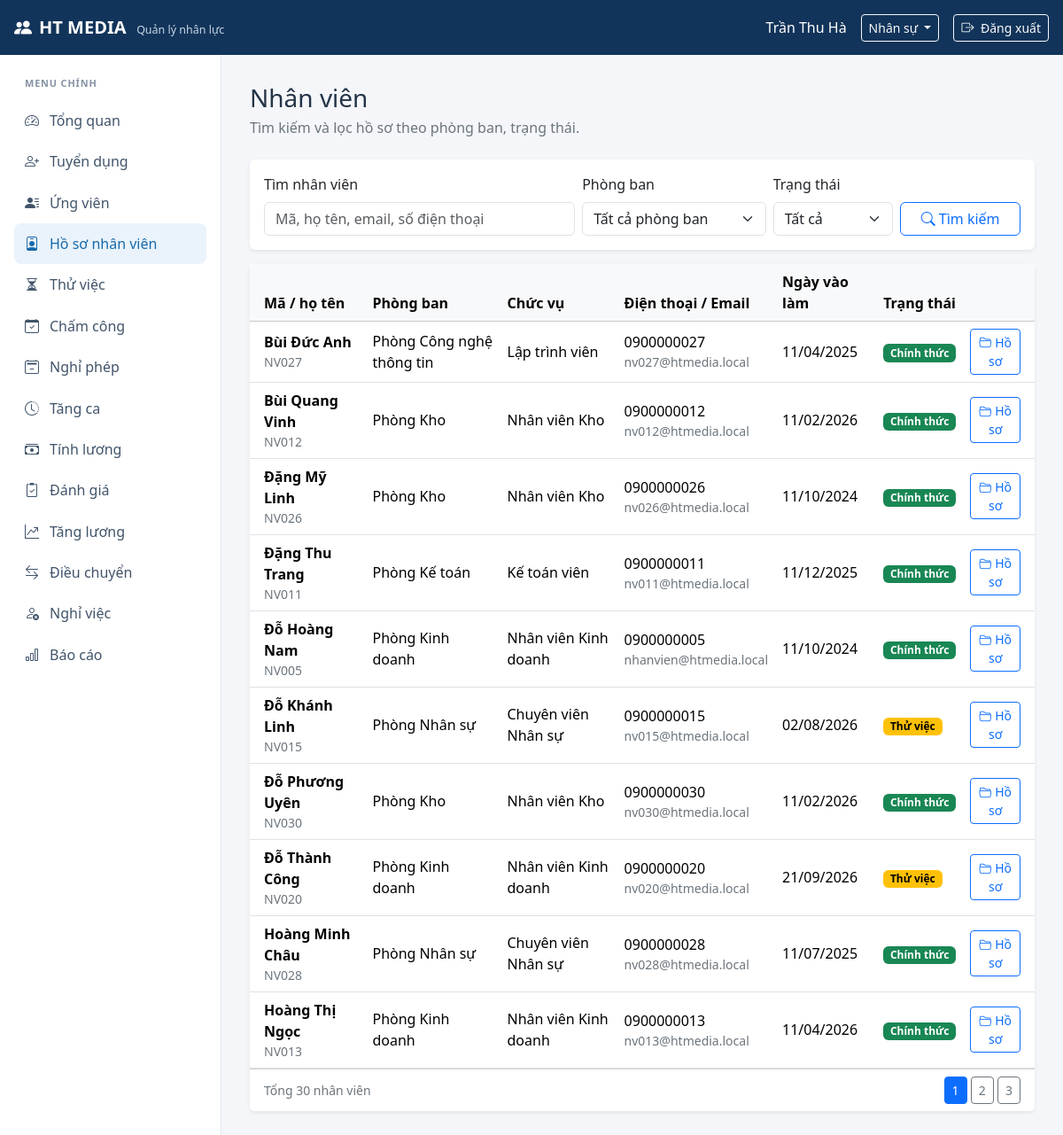
The app's page /index.php?route=employees (signed in) with its own data.
### tables this page shows
CREATE TABLE IF NOT EXISTS NHANVIEN (
    MaNV VARCHAR(10) PRIMARY KEY,
    HoTen VARCHAR(150) NOT NULL,
    NgaySinh DATE NULL,
    GioiTinh VARCHAR(20) NULL,
    SoDienThoai VARCHAR(20) NULL,
    Email VARCHAR(150) NULL,
    DiaChi VARCHAR(255) NULL,
    NgayVaoLam DATE NOT NULL,
    TrangThai VARCHAR(30) NOT NULL DEFAULT 'Chính thức',
    MaPB VARCHAR(10) NOT NULL,
    MaCV VARCHAR(10) NOT NULL,
    INDEX idx_nhanvien_hoten (HoTen),
    INDEX idx_nhanvien_trangthai (TrangThai),
    CONSTRAINT chk_nhanvien_gioitinh CHECK (GioiTinh IS NULL OR GioiTinh IN ('Nam', 'Nữ', 'Khác')),
    CONSTRAINT fk_nhanvien_phongban FOREIGN KEY (MaPB) REFERENCES PHONGBAN (MaPB),
    CONSTRAINT fk_nhanvien_chucvu FOREIGN KEY (MaCV) REFERENCES CHUCVU (MaCV)
);

CREATE TABLE IF NOT EXISTS PHONGBAN (
    MaPB VARCHAR(10) PRIMARY KEY,
    TenPB VARCHAR(100) NOT NULL,
    MaTruongBP VARCHAR(10) NULL
);

CREATE TABLE IF NOT EXISTS CHUCVU (
    MaCV VARCHAR(10) PRIMARY KEY,
    TenCV VARCHAR(100) NOT NULL
);

### app/core/bootstrap.php (called while the page is built, shortened)
<?php
function e(mixed $value): string
{
    return htmlspecialchars((string) $value, ENT_QUOTES | ENT_SUBSTITUTE, 'UTF-8');
}
function url(string $route): string
{
    return APP_BASE_URL . '/index.php?route=' . rawurlencode($route);
}
function render(string $view, array $data = []): void
{
    require APP_ROOT . '/app/views/layout.php';
}

### app/core/Controller.php (called while the page is built, shortened)
<?php
abstract class Controller
{
    protected function render(string $view, array $data = []): void
    {
        render($view, $data);
    }
}

### app/controllers/EmployeeController.php (called while the page is built, shortened)
<?php
final class EmployeeController extends Controller
{
    public function index(): void
    {
        $model = new Employee(Database::connection());
        $term = trim((string) ($_GET['q'] ?? ''));
        $department = trim((string) ($_GET['department'] ?? ''));
        $status = trim((string) ($_GET['status'] ?? ''));
        if (!in_array($status, ['Thử việc', 'Chính thức', 'Nghỉ việc'], true)) {
            $status = '';
        }
        $page = max(1, filter_var($_GET['page'] ?? 1, FILTER_VALIDATE_INT) ?: 1);
        $personalId = Scope::nhanVien('nv')[0] === 'nv.MaNV = :scope_ma_nv'
            ? (string) Auth::user()['ma_nv'] : null;
        $result = $model->search($term, $department, $status, $page, 10, $personalId);
        $this->render('employees/index', [
            'title' => 'Nhân viên',
            'rows' => $result['rows'],
            'total' => $result['total'],
            'page' => $page,
            'pageCount' => max(1, (int) ceil($result['total'] / 10)),
            'term' => $term,
            'department' => $department,
            'status' => $status,
            'departments' => $model->departments(),
            'personal' => $personalId !== null,
        ]);
    }
}

### app/core/Router.php (called while the page is built, shortened)
<?php
final class Router
{
    private array $routes = [];
    public function get(string $route, callable $handler): void
    {
        $this->routes['GET'][$route] = $handler;
    }
    public function post(string $route, callable $handler): void
    {
        $this->routes['POST'][$route] = $handler;
    }
    public function dispatch(string $route, string $method): void
    {
        $handler = $this->routes[$method][$route] ?? null;
        $handler();
    }
}

### public/index.php (called while the page is built, shortened)
<?php
require APP_ROOT . '/app/core/Database.php';
require APP_ROOT . '/app/core/Auth.php';
require APP_ROOT . '/app/core/Scope.php';
require APP_ROOT . '/app/core/Controller.php';
require APP_ROOT . '/app/core/Router.php';
require APP_ROOT . '/app/models/Employee.php';
require APP_ROOT . '/app/controllers/EmployeeController.php';
require APP_ROOT . '/app/core/bootstrap.php';
$router = new Router();
$authController = new AuthController();
$router->get('login', [$authController, 'login']);
$router->post('login', [$authController, 'authenticate']);
$router->get('forgot-password', [$authController, 'forgotPassword']);
$router->post('forgot-password', [$authController, 'sendResetLink']);
$router->get('reset-password', [$authController, 'resetPassword']);
$router->post('reset-password', [$authController, 'updatePassword']);
$router->post('logout', [$authController, 'logout']);
$router->get('dashboard', [new DashboardController(), 'index']);
$recruitmentController = new RecruitmentController();
$router->get('recruitment', [$recruitmentController, 'index']);
$router->post('recruitment-create', [$recruitmentController, 'create']);
$router->post('recruitment-approve', [$recruitmentController, 'approve']);
$router->post('recruitment-reject', [$recruitmentController, 'reject']);
$router->post('recruitment-publish', [$recruitmentController, 'publish']);
$applicantController = new ApplicantController();
$router->get('applicants', [$applicantController, 'index']);
$router->post('applicant-create', [$applicantController, 'create']);
$router->post('applicant-stage', [$applicantController, 'updateStage']);
$router->get('candidate-onboard', [$applicantController, 'onboardForm']);
$router->post('applicant-onboard', [$applicantController, 'onboard']);
$router->get('candidate-document', [$applicantController, 'downloadCv']);
$employeeController = new EmployeeController();
$router->get('employees', [$employeeController, 'index']);
$router->get('employee-profile', [$employeeController, 'profile']);
$router->post('employee-profile-update', [$employeeController, 'updateProfile']);
$router->post('employee-contract-create', [$employeeController, 'createContract']);
$router->post('employee-document-upload', [$employeeController, 'uploadDocument']);
$router->get('employee-document', [$employeeController, 'downloadDocument']);
$workforceController = new WorkforceController();
$router->get('probation', [$workforceController, 'probation']);
$router->post('probation-evaluate', [$workforceController, 'evaluateProbation']);
$router->get('attendance', [$workforceController, 'attendance']);
$router->post('attendance-check-in', [$workforceController, 'checkIn']);
$router->post('attendance-check-out', [$workforceController, 'checkOut']);
$router->post('attendance-confirm', [$workforceController, 'confirmAttendance']);
$router->post('attendance-correction', [$workforceController, 'requestAttendanceCorrection']);
$router->post('attendance-correction-decide', [$workforceController, 'decideAttendanceCorrection']);
$router->get('leave', [$workforceController, 'leave']);
$router->post('leave-request', [$workforceController, 'requestLeave']);
$router->post('leave-decide', [$workforceController, 'decideLeave']);
$router->get('overtime', [$workforceController, 'overtime']);
$router->post('overtime-request', [$workforceController, 'requestOvertime']);
$router->post('overtime-decide', [$workforceController, 'decideOvertime']);
$payrollController = new PayrollController();
$router->get('payroll', [$payrollController, 'index']);
$router->post('payroll-calculate', [$payrollController, 'calculate']);
$router->post('payroll-approve', [$payrollController, 'approve']);
$router->get('payroll-export', [$payrollController, 'exportCsv']);
$router->get('payslip', [$payrollController, 'payslip']);
$personnelController = new PersonnelController();
$router->get('reviews', [$personnelController, 'reviews']);
$router->post('review-create', [$personnelController, 'createReview']);
$router->get('salary_changes', [$personnelController, 'salaryChanges']);
$router->post('salary-propose', [$personnelController, 'proposeSalary']);
$router->post('salary-approve', [$personnelController, 'approveSalary']);
$router->get('transfers', [$personnelController, 'transfers']);
$router->post('transfer-create', [$personnelController, 'createTransfer']);
$router->post('transfer-decide', [$personnelController, 'decideTransfer']);
$router->get('resignations', [$personnelController, 'resignations']);
$router->post('resignation-request', [$personnelController, 'requestResignation']);
$router->post('resignation-step', [$personnelController, 'advanceResignation']);
$reportsController = new ReportsController();
$router->get('reports', [$reportsController, 'index']);
$router->get('reports-export', [$reportsController, 'exportCsv']);
$accountController = new AccountController();
$router->get('accounts', [$accountController, 'index']);
$router->post('account-create', [$accountController, 'create']);
$router->post('account-update', [$accountController, 'update']);
$route = (string) ($_GET['route'] ?? $_GET['r'] ?? (isset($_SESSION['user']) ? 'dashboard' : 'login'));
$requestMethod = (string) $_SERVER['REQUEST_METHOD'];
try {
    $router->dispatch($route, $requestMethod);
} catch (PDOException $exception) {
    error_log('HRM database error: ' . $exception->getMessage());
    http_response_code(503);
    render('errors/503', ['title' => 'Không thể kết nối cơ sở dữ liệu']);
}

### app/models/Employee.php (called while the page is built, shortened)
<?php
final class Employee
{
    private PDO $db;
    public function __construct(PDO $db)
    {
        $this->db = $db;
    }
    public function search(
        string $term,
        string $department,
        string $status,
        int $page,
        int $pageSize = 10,
        ?string $employeeId = null
    ): array
    {
        $where = [];
        $params = [];
        [$scopeSql, $scopeParams] = Scope::nhanVien('nv');
        $where[] = '(' . $scopeSql . ')';
        $params += $scopeParams;
        $whereSql = $where === [] ? '' : ' WHERE ' . implode(' AND ', $where);
        $count = $this->db->prepare('SELECT COUNT(*) FROM NHANVIEN nv' . $whereSql);
        $count->execute($params);
        $total = (int) $count->fetchColumn();
        $query = $this->db->prepare(
            'SELECT nv.MaNV, nv.HoTen, nv.SoDienThoai, nv.Email, nv.NgayVaoLam, nv.TrangThai,
                    pb.TenPB, cv.TenCV
             FROM NHANVIEN nv
             INNER JOIN PHONGBAN pb ON pb.MaPB = nv.MaPB
             INNER JOIN CHUCVU cv ON cv.MaCV = nv.MaCV'
            . $whereSql . ' ORDER BY nv.HoTen LIMIT :limit OFFSET :offset'
        );
        $query->bindValue(':limit', $pageSize, PDO::PARAM_INT);
        $query->bindValue(':offset', ($page - 1) * $pageSize, PDO::PARAM_INT);
        $query->execute();
        return ['rows' => $query->fetchAll(), 'total' => $total];
    }
}

### app/core/Auth.php (called while the page is built, shortened)
<?php
final class Auth
{
    public static function user(): ?array
    {
        $user = $_SESSION['user'] ?? null;
        return is_array($user) ? $user : null;
    }
    public static function roles(): array
    {
        $roles = self::user()['vai_tro'] ?? [];
        return is_array($roles) ? array_values(array_unique(array_filter($roles, 'is_string'))) : [];
    }
}

### app/core/Scope.php (called while the page is built, shortened)
<?php
final class Scope
{
    public static function nhanVien(string $alias): array
    {
        $roles = Auth::roles();
        if (array_intersect($roles, ['giamdoc', 'nhansu', 'ketoan']) !== []) {
            return ['1 = 1', []];
        }
        return ['1 = 0', []];
    }
}

### config/database.php (called while the page is built, shortened)
<?php
return [
    'host' => getenv('HRM_DB_HOST') ?: 'localhost',
    'name' => getenv('HRM_DB_NAME') ?: 'hrm_htmedia',
    'user' => getenv('HRM_DB_USER') ?: 'root',
    'password' => getenv('HRM_DB_PASSWORD') ?: '',
    'charset' => 'utf8mb4',
];

### app/core/Database.php (called while the page is built, shortened)
<?php
final class Database
{
    private static ?PDO $connection = null;
    public static function connection(): PDO
    {
        if (self::$connection === null) {
            $config = require dirname(__DIR__, 2) . '/config/database.php';
            $dsn = sprintf(
                'mysql:host=%s;dbname=%s;charset=%s',
                $config['host'],
                $config['name'],
                $config['charset']
            );
            self::$connection = new PDO($dsn, $config['user'], $config['password'], [
                PDO::ATTR_ERRMODE => PDO::ERRMODE_EXCEPTION,
                PDO::ATTR_DEFAULT_FETCH_MODE => PDO::FETCH_ASSOC,
                PDO::ATTR_EMULATE_PREPARES => false,
            ]);
        }
        return self::$connection;
    }
}

### app/views/employees/index.php (the view, shortened to what this page needs)
<div class="d-flex flex-wrap justify-content-between align-items-center gap-2 mb-4">
    <div>
        <h1 class="h3 mb-1"><?= $personal ? 'Hồ sơ của tôi' : 'Nhân viên' ?></h1>
        <p class="text-secondary mb-0">Tìm kiếm và lọc hồ sơ theo phòng ban, trạng thái.</p>
    </div>
</div>
<section class="card border-0 shadow-sm mb-3">
    <div class="card-body">
        <form class="row g-2 align-items-end" method="get" action="<?= e(APP_BASE_URL) ?>/index.php">
            <div class="col-lg-5">
                <label class="form-label" for="employee-search">Tìm nhân viên</label>
                <input class="form-control" id="employee-search" name="q" value="<?= e($term) ?>" placeholder="Mã, họ tên, email, số điện thoại">
            </div>
            <div class="col-lg-3">
                <label class="form-label" for="employee-department">Phòng ban</label>
                <select class="form-select" id="employee-department" name="department">
                    <option value="">Tất cả phòng ban</option>
                </select>
            </div>
            <div class="col-lg-2">
                <label class="form-label" for="employee-status">Trạng thái</label>
                <select class="form-select" id="employee-status" name="status">
                    <option value="">Tất cả</option>
                </select>
            </div>
            <div class="col-lg-2"><button class="btn btn-outline-primary w-100" type="submit"><i class="bi bi-search me-1"></i>Tìm kiếm</button></div>
        </form>
    </div>
</section>
<section class="card border-0 shadow-sm">
    <div class="table-responsive">
        <table class="table table-hover align-middle mb-0">
            <thead class="table-light"><tr><th class="ps-3">Mã / họ tên</th><th>Phòng ban</th><th>Chức vụ</th><th>Điện thoại / Email</th><th>Ngày vào làm</th><th>Trạng thái</th><th></th></tr></thead>
            <tbody>
            <?php foreach ($rows as $row): ?>
                <?php $badge = $row['TrangThai'] === 'Chính thức' ? 'success' : ($row['TrangThai'] === 'Thử việc' ? 'warning' : 'secondary'); ?>
                <tr>
                    <td class="ps-3"><div class="fw-semibold"><?= e($row['HoTen']) ?></div><div class="small text-secondary"><?= e($row['MaNV']) ?></div></td>
                    <td><?= e($row['TenPB']) ?></td>
                    <td><?= e($row['TenCV']) ?></td>
                    <td><div><?= e($row['SoDienThoai']) ?></div><div class="small text-secondary"><?= e($row['Email']) ?></div></td>
                    <td><?= e(date('d/m/Y', strtotime((string) $row['NgayVaoLam']))) ?></td>
                    <td><span class="badge text-bg-<?= e($badge) ?>"><?= e($row['TrangThai']) ?></span></td>
                    <td class="text-end pe-3"><a class="btn btn-sm btn-outline-primary" href="<?= e(url('employee-profile')) ?>&id=<?= e($row['MaNV']) ?>"><i class="bi bi-folder2-open me-1"></i>Hồ sơ</a></td>
                </tr>
            <?php endforeach; ?>
            </tbody>
        </table>
    </div>
    <div class="card-footer bg-white d-flex justify-content-between align-items-center">
        <span class="small text-secondary">Tổng <?= e($total) ?> nhân viên</span>
        <nav aria-label="Phân trang nhân viên">
            <?php for ($p = 1; $p <= $pageCount; $p++): ?>
                <a class="btn btn-sm <?= $p === $page ? 'btn-primary' : 'btn-outline-secondary' ?>"
                   href="<?= e(url('employees')) ?>&page=<?= $p ?>&q=<?= rawurlencode($term) ?>&department=<?= rawurlencode($department) ?>&status=<?= rawurlencode($status) ?>"><?= $p ?></a>
            <?php endfor; ?>
        </nav>
    </div>
</section>

### public/assets/css/app.css (style rules this page uses)
:root { --ht-navy: #12345a; --ht-blue: #1769aa; --ht-bg: #f4f6f9; }
body { min-height: 100vh; background: var(--ht-bg); color: #243447; }

### records on screen
nhanvien: HoTen "Bùi Đức Anh", MaNV "NV027", MaPB.TenPB "Phòng Công nghệ thông tin", MaCV.TenCV "Lập trình viên", SoDienThoai "0900000027", Email "nv027@htmedia.local", NgayVaoLam "11/04/2025", TrangThai "Chính thức"
nhanvien: HoTen "Bùi Quang Vinh", MaNV "NV012", MaPB.TenPB "Phòng Kho", MaCV.TenCV "Nhân viên Kho", SoDienThoai "0900000012", Email "nv012@htmedia.local", NgayVaoLam "11/02/2026", TrangThai "Chính thức"
nhanvien: HoTen "Đặng Mỹ Linh", MaNV "NV026", MaPB.TenPB "Phòng Kho", MaCV.TenCV "Nhân viên Kho", SoDienThoai "0900000026", Email "nv026@htmedia.local", NgayVaoLam "11/10/2024", TrangThai "Chính thức"
nhanvien: HoTen "Đặng Thu Trang", MaNV "NV011", MaPB.TenPB "Phòng Kế toán", MaCV.TenCV "Kế toán viên", SoDienThoai "0900000011", Email "nv011@htmedia.local", NgayVaoLam "11/12/2025", TrangThai "Chính thức"
nhanvien: HoTen "Đỗ Hoàng Nam", MaNV "NV005", MaPB.TenPB "Phòng Kinh doanh", MaCV.TenCV "Nhân viên Kinh doanh", SoDienThoai "0900000005", Email "nhanvien@htmedia.local", NgayVaoLam "11/10/2024", TrangThai "Chính thức"
nhanvien: HoTen "Đỗ Khánh Linh", MaNV "NV015", MaPB.TenPB "Phòng Nhân sự", MaCV.TenCV "Chuyên viên Nhân sự", SoDienThoai "0900000015", Email "nv015@htmedia.local", NgayVaoLam "02/08/2026", TrangThai "Thử việc"
nhanvien: HoTen "Đỗ Phương Uyên", MaNV "NV030", MaPB.TenPB "Phòng Kho", MaCV.TenCV "Nhân viên Kho", SoDienThoai "0900000030", Email "nv030@htmedia.local", NgayVaoLam "11/02/2026", TrangThai "Chính thức"
nhanvien: HoTen "Đỗ Thành Công", MaNV "NV020", MaPB.TenPB "Phòng Kinh doanh", MaCV.TenCV "Nhân viên Kinh doanh", SoDienThoai "0900000020", Email "nv020@htmedia.local", NgayVaoLam "21/09/2026", TrangThai "Thử việc"
nhanvien: HoTen "Hoàng Minh Châu", MaNV "NV028", MaPB.TenPB "Phòng Nhân sự", MaCV.TenCV "Chuyên viên Nhân sự", SoDienThoai "0900000028", Email "nv028@htmedia.local", NgayVaoLam "11/07/2025", TrangThai "Chính thức"
nhanvien: HoTen "Hoàng Thị Ngọc", MaNV "NV013", MaPB.TenPB "Phòng Kinh doanh", MaCV.TenCV "Nhân viên Kinh doanh", SoDienThoai "0900000013", Email "nv013@htmedia.local", NgayVaoLam "11/04/2026", TrangThai "Chính thức"

### other values on screen
$loggedInUser['HoTen'] "Trần Thu Hà"
$roleNames[Auth::activeRole() ?? ''] "Nhân sự"
$label "Tổng quan"
$label "Tuyển dụng"
$label "Ứng viên"
$label "Hồ sơ nhân viên"
$label "Thử việc"
$label "Chấm công"
$label "Nghỉ phép"
$label "Tăng ca"
$label "Tính lương"
$label "Đánh giá"
$label "Tăng lương"
$label "Điều chuyển"
$label "Nghỉ việc"
